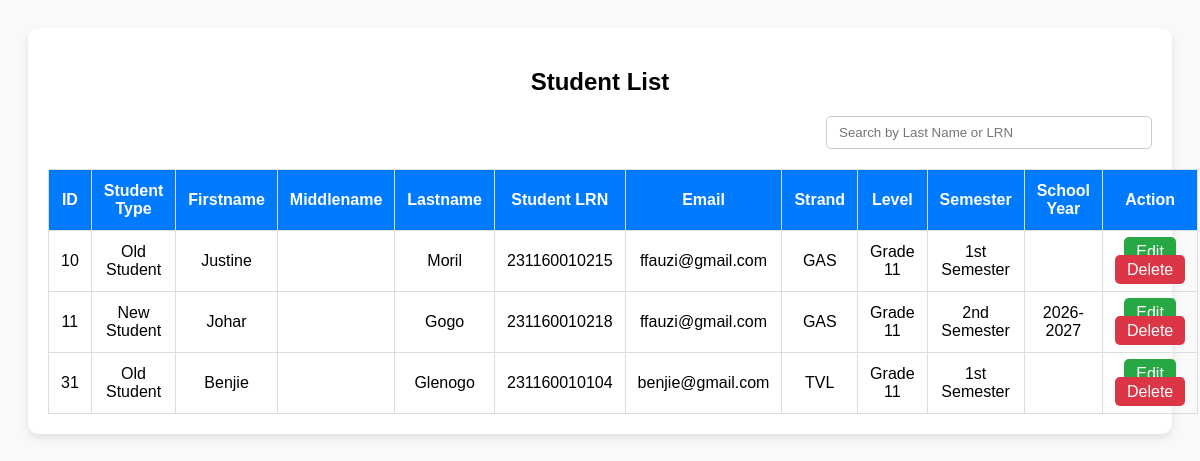
Before: /add_users.php with the older database file.
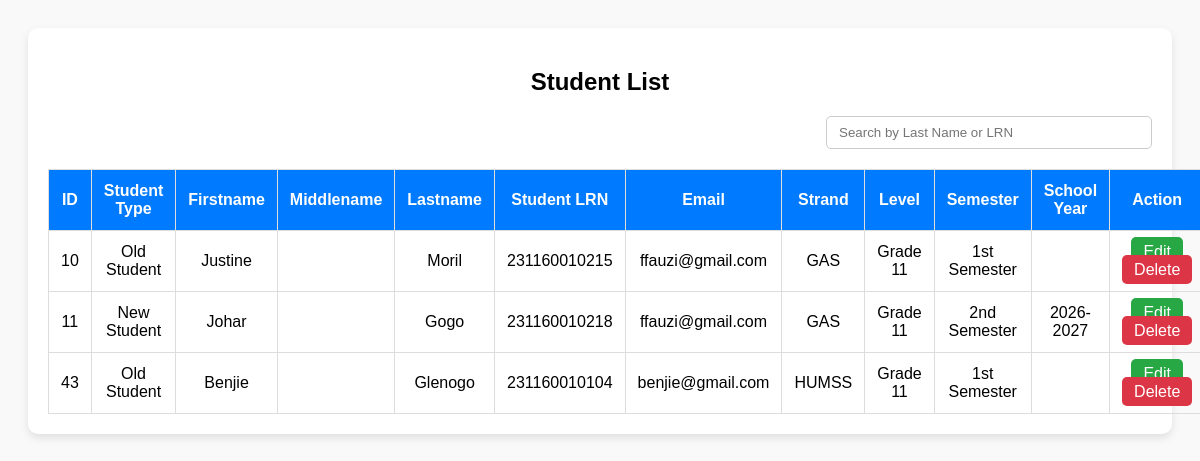
After: the same page with the newer database file.
### tables this page shows
CREATE TABLE `students` (
  `id` int(11) NOT NULL,
  `student_type` varchar(50) DEFAULT NULL,
  `fName` varchar(50) DEFAULT NULL,
  `mName` varchar(50) DEFAULT NULL,
  `lName` varchar(50) DEFAULT NULL,
  `extName` varchar(10) DEFAULT NULL,
  `birthdate` date DEFAULT NULL,
  `age` int(11) DEFAULT NULL,
  `place` varchar(100) DEFAULT NULL,
  `student_id` varchar(20) DEFAULT NULL,
  `religion` varchar(50) DEFAULT NULL,
  `gender` varchar(10) DEFAULT NULL,
  `street` varchar(100) DEFAULT NULL,
  `city` varchar(50) DEFAULT NULL,
  `state` varchar(50) DEFAULT NULL,
  `country` varchar(50) DEFAULT NULL,
  `zip` varchar(10) DEFAULT NULL,
  `email` varchar(100) DEFAULT NULL,
  `contactNumber` varchar(20) DEFAULT NULL,
  `strand` varchar(50) DEFAULT NULL,
  `level` varchar(20) DEFAULT NULL,
  `semester` varchar(20) DEFAULT NULL,
  `school_year` varchar(20) DEFAULT NULL,
  `is_approved` enum('approved','reject') NOT NULL,
  `registered_at` timestamp NOT NULL DEFAULT current_timestamp(),
  `profile_pic` varchar(255) DEFAULT 'profile.png'
);

### add_users.php (the view, shortened to what this page needs)
<?php
include 'db.php';
$result = $conn->query("SELECT * FROM students");
?>
<!DOCTYPE html>
<html lang="en">
<head>
  <link rel="stylesheet" href="addstudent.css">
</head>
<body>
  <div class="container">
    <h2>Student List</h2>
    <div class="search-bar">
      <input type="text" id="searchInput" placeholder="Search by Last Name or LRN" onkeyup="searchTable()">
    </div>
    <table id="studentTable">
      <thead>
        <tr>
          <th>ID</th>
          <th>Student Type</th>
          <th>Firstname</th>
          <th>Middlename</th>
          <th>Lastname</th>
          <th>Student LRN</th>
          <th>Email</th>
          <th>Strand</th>
          <th>Level</th>
          <th>Semester</th>
          <th>School Year</th>
          <th>Action</th>
        </tr>
      </thead>
      <tbody>
        <?php while ($row = $result->fetch_assoc()): ?>
        <tr>
          <td><?= htmlspecialchars($row['id']) ?></td>
          <td><?= htmlspecialchars($row['student_type']) ?></td>
          <td><?= htmlspecialchars($row['fName']) ?></td>
          <td><?= htmlspecialchars($row['mName']) ?></td>
          <td><?= htmlspecialchars($row['lName']) ?></td>
          <td><?= htmlspecialchars($row['student_id']) ?></td>
          <td><?= htmlspecialchars($row['email']) ?></td>
          <td><?= htmlspecialchars($row['strand']) ?></td>
          <td><?= htmlspecialchars($row['level']) ?></td>
          <td><?= htmlspecialchars($row['semester']) ?></td>
          <td><?= htmlspecialchars($row['school_year']) ?></td>
          <td>
            <a href="edit_student.php?id=<?= $row['id'] ?>" class="btn btn-edit">Edit</a>
            <a href="delete_student.php?id=<?= $row['id'] ?>" class="btn btn-delete" onclick="return confirm('Are you sure you want to delete this student?')">Delete</a>
          </td>
        </tr>
        <?php endwhile; ?>
      </tbody>
    </table>
  </div>
</body>
</html>

Changed rows visible on the page:
removed students: id "31", student_type "Old Student", fName "Benjie", lName "Glenogo", student "231160010104", email "benjie@gmail.com", strand "TVL", level "Grade 11", semester "1st Semester"
added students: id "43", student_type "Old Student", fName "Benjie", lName "Glenogo", student "231160010104", email "benjie@gmail.com", strand "HUMSS", level "Grade 11", semester "1st Semester"
